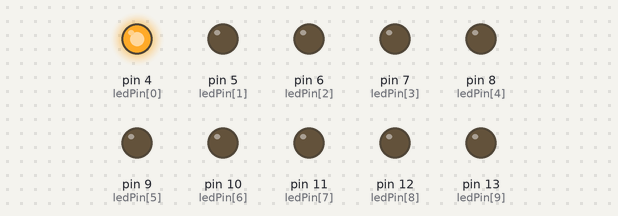
The sketch below on a simulated Arduino Uno, built with avr-gcc and run on an emulated ATmega328P. On the bench: output pins drawn as LEDs (lit = HIGH).

Above: at 0.2 s.
At 1.2 s:
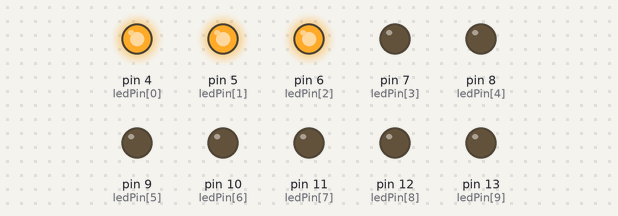
At 2.7 s:
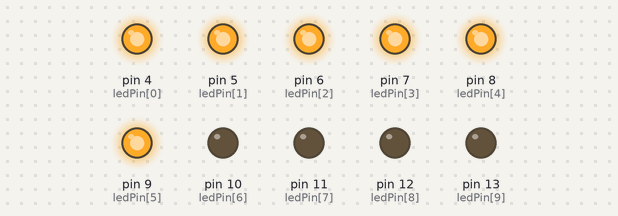
At 6.2 s:
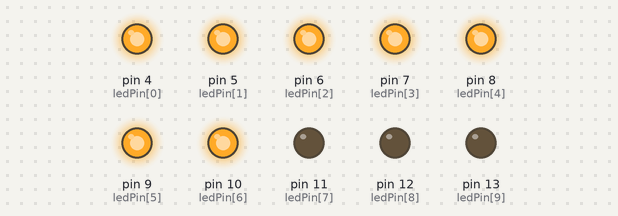
At 8.7 s:
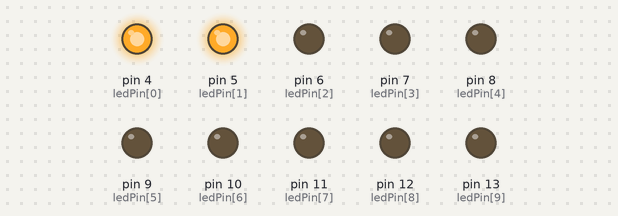
At 12.2 s:
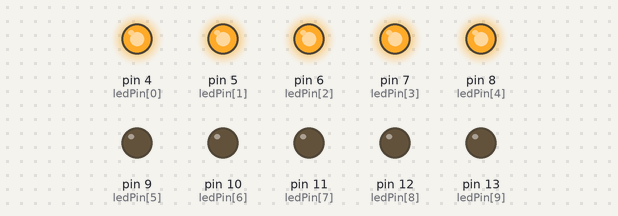
Timing chart, 0 to 13.0 s (numbered marks = the images above):
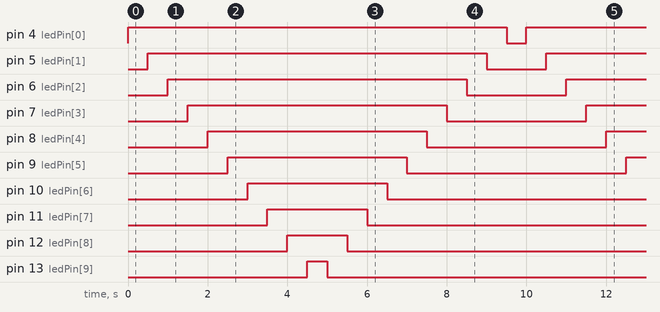

The sketch:

Bai3-III.ino
```cpp
byte ledPin[] = {4, 5, 6, 7, 8, 9, 10, 11, 12, 13};

void setup() {
  Serial.begin(9600);
  for (int x=0; x<10; x++) {
    pinMode(ledPin[x],OUTPUT);
  }
}

void loop() {
  for (int x=0; x<10; x++) {
    digitalWrite(ledPin[x],HIGH);
    delay(500);
  }
  for (int x=9; x>=0; x--) {
    digitalWrite(ledPin[x],LOW);
    delay(500);
  }
}
```

Measured:
- by itself, pin 4 (ledPin[0]): alternates HIGH for 9.5 s and LOW for 0.50 s
- by itself, pin 5 (ledPin[1]): alternates HIGH for 8.5 s and LOW for 1.5 s
- by itself, pin 6 (ledPin[2]): alternates HIGH for 7.5 s and LOW for 2.5 s
- by itself, pin 7 (ledPin[3]): alternates HIGH for 6.5 s and LOW for 3.5 s
- by itself, pin 8 (ledPin[4]): alternates HIGH for 5.5 s and LOW for 4.5 s
- by itself, pin 9 (ledPin[5]): alternates HIGH for 4.5 s and LOW for 5.5 s
- by itself, pin 10 (ledPin[6]): alternates HIGH for 3.5 s and LOW for 6.5 s
- by itself, pin 11 (ledPin[7]): alternates HIGH for 2.5 s and LOW for 7.5 s
